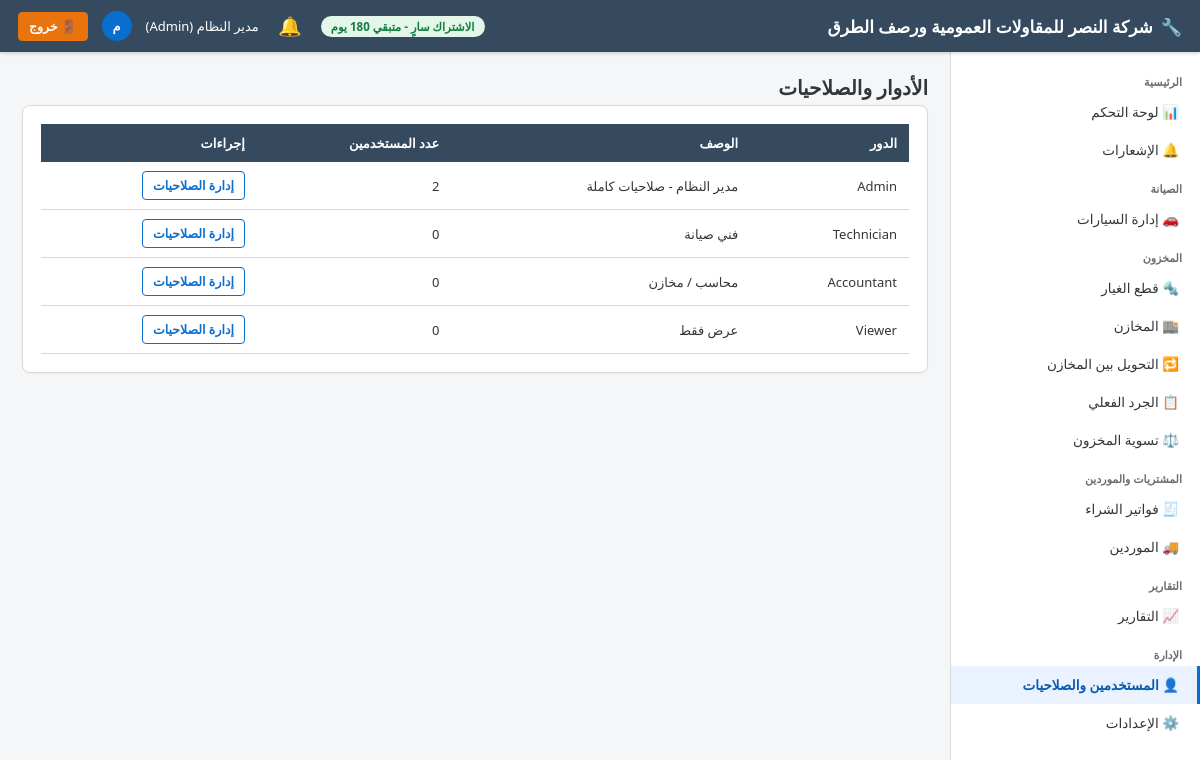
Screenshot of /users/roles (signed in) with the database file from the repository.
### app/models/settings.py (models this page shows)
class CompanySettings(db.Model):
    __tablename__ = "company_settings"
    id = db.Column(db.Integer, primary_key=True)
    company_name = db.Column(db.String(150), default="مركز الصيانة")
    logo_path = db.Column(db.String(255))
    phone = db.Column(db.String(30))
    address = db.Column(db.String(250))
    email = db.Column(db.String(120))
    commercial_register = db.Column(db.String(50))   # السجل التجاري
    tax_no = db.Column(db.String(50))                # الرقم الضريبي
    tax_percent_default = db.Column(db.Numeric(5, 2), default=15)
    invoice_prefix = db.Column(db.String(10), default="INV-")
    workorder_prefix = db.Column(db.String(10), default="WO-")
    next_invoice_no = db.Column(db.Integer, default=1)
    next_workorder_no = db.Column(db.Integer, default=1)

### app/models/user.py (models this page shows, shortened)
class User(db.Model, UserMixin):
    __tablename__ = "users"
    id = db.Column(db.Integer, primary_key=True)
    full_name = db.Column(db.String(150), nullable=False)
    username = db.Column(db.String(50), unique=True, nullable=False, index=True)
    password_hash = db.Column(db.String(255), nullable=False)
    phone = db.Column(db.String(30))
    email = db.Column(db.String(120))
    role_id = db.Column(db.Integer, db.ForeignKey("roles.id"), nullable=False)
    is_active_user = db.Column(db.Boolean, default=True)
    is_hidden = db.Column(db.Boolean, default=False)   # مستخدم خفي (لا يظهر في شاشة إدارة المستخدمين)
    created_at = db.Column(db.DateTime, default=datetime.utcnow)
    role = db.relationship("Role", back_populates="users")
    @property
    def is_active(self):
        return self.is_active_user
    @property
    def is_super_admin(self):
        return self.username == "administrator" and self.is_hidden

class Role(db.Model):
    __tablename__ = "roles"
    id = db.Column(db.Integer, primary_key=True)
    name = db.Column(db.String(50), unique=True, nullable=False)
    description = db.Column(db.String(200))
    users = db.relationship("User", back_populates="role")
    permissions = db.relationship("RolePermission", back_populates="role", cascade="all, delete-orphan")

### app/blueprints/users/routes.py (the view)
@users_bp.route("/roles")
@login_required
def list_roles():
    roles = Role.query.all()
    return render_template("users/roles.html", roles=roles)

### app/models/license.py (called while the page is built)
    @property
    def is_expired(self):
        return datetime.utcnow() > self.expires_at

    @property
    def days_remaining(self):
        return (self.expires_at - datetime.utcnow()).days

### app/services/notification_service.py (called while the page is built, shortened)
def generate_notifications(force=False):
    global _last_refresh_ts
    now_ts = time.time()
    if not force and (now_ts - _last_refresh_ts) < _REFRESH_INTERVAL:
        return

def get_unread_count():
    return Notification.query.filter_by(is_read=False).count()

### app/templates/users/roles.html (shortened to what this page needs)
{% extends "base.html" %}
{% block content %}
<div class="page-title">الأدوار والصلاحيات</div>
<div class="fiori-card">
    <table class="fiori-table">
        <thead><tr><th>الدور</th><th>الوصف</th><th>عدد المستخدمين</th><th class="no-print">إجراءات</th></tr></thead>
        <tbody>
        {% for r in roles %}
            <tr>
                <td>{{ r.name }}</td><td>{{ r.description or '-' }}</td><td>{{ r.users|length }}</td>
                <td class="no-print"><a href="{{ url_for('users.role_permissions', role_id=r.id) }}" class="btn btn-outline btn-sm">إدارة الصلاحيات</a></td>
            </tr>
        {% endfor %}
        </tbody>
    </table>
</div>
{% endblock %}

### app/templates/base.html (shortened to what this page needs)
<!DOCTYPE html>
<html lang="ar" dir="rtl">
<head>
    <link rel="stylesheet" href="{{ url_for('static', filename='css/fiori.css') }}">
</head>
<body>
    <header class="fiori-header">
        <div style="display:flex;align-items:center;">
            <div class="brand">
                {% if company and company.logo_path %}
                <img src="{{ url_for('static', filename=company.logo_path) }}" alt="شعار" style="height:30px;width:30px;object-fit:contain;border-radius:4px;background:#fff;padding:2px;">
                {% else %}
                🔧
                {% endif %}
                <span>{{ company.company_name if company and company.company_name else 'نظام إدارة مركز الصيانة' }}</span>
            </div>
        </div>
        <div class="user-box">
            {% if license_days_remaining is defined and license_days_remaining is not none %}
                {% if license_days_remaining <= 5 %}
                <span class="badge badge-red">الاشتراك ينتهي خلال {{ license_days_remaining }} يوم</span>
                {% elif license_days_remaining <= 15 %}
                <span class="badge badge-orange">الاشتراك ينتهي خلال {{ license_days_remaining }} يوم</span>
                {% else %}
                <span class="badge badge-green">الاشتراك سارٍ - متبقي {{ license_days_remaining }} يوم</span>
                {% endif %}
            {% endif %}
            <div class="notif-bell-wrap">
                <button type="button" class="notif-bell-btn" id="notifBellBtn" aria-label="الإشعارات">
                    🔔
                </button>
            </div>
            <span>{{ current_user.full_name }} ({{ current_user.role.name if current_user.role else '' }})</span>
            <div class="user-avatar">{{ current_user.full_name[0] if current_user.full_name else 'U' }}</div>
            <a href="{{ url_for('auth.logout') }}" class="btn btn-logout btn-sm">🚪 خروج</a>
        </div>
    </header>
    <nav class="fiori-sidebar">
        <div class="nav-group-title">الرئيسية</div>
        <a class="nav-link {{ 'active' if request.blueprint=='dashboard' }}" href="{{ url_for('dashboard.index') }}">📊 لوحة التحكم</a>
        <a class="nav-link {{ 'active' if request.blueprint=='notifications' }}" href="{{ url_for('notifications.list_notifications') }}">
            🔔 الإشعارات
        </a>
        <div class="nav-group-title">الصيانة</div>
        <a class="nav-link {{ 'active' if request.blueprint=='vehicles' }}" href="{{ url_for('vehicles.list_vehicles') }}">🚗 إدارة السيارات</a>
        <div class="nav-group-title">المخزون</div>
        <a class="nav-link {{ 'active' if request.blueprint=='parts' }}" href="{{ url_for('parts.list_parts') }}">🔩 قطع الغيار</a>
        <a class="nav-link {{ 'active' if request.blueprint=='warehouses' }}" href="{{ url_for('warehouses.list_warehouses') }}">🏬 المخازن</a>
        <a class="nav-link {{ 'active' if request.blueprint=='transfers' }}" href="{{ url_for('transfers.list_transfers') }}">🔁 التحويل بين المخازن</a>
        <a class="nav-link {{ 'active' if request.blueprint=='stocktake' }}" href="{{ url_for('stocktake.list_stocktakes') }}">📋 الجرد الفعلي</a>
        <a class="nav-link {{ 'active' if request.blueprint=='adjustments' }}" href="{{ url_for('adjustments.list_adjustments') }}">⚖️ تسوية المخزون</a>
        <div class="nav-group-title">المشتريات والموردين</div>
        <a class="nav-link {{ 'active' if request.blueprint=='purchases' }}" href="{{ url_for('purchases.list_purchases') }}">🧾 فواتير الشراء</a>
        <a class="nav-link {{ 'active' if request.blueprint=='suppliers' }}" href="{{ url_for('suppliers.list_suppliers') }}">🚚 الموردين</a>
        <div class="nav-group-title">التقارير</div>
        <a class="nav-link {{ 'active' if request.blueprint=='reports' }}" href="{{ url_for('reports.index') }}">📈 التقارير</a>
        <div class="nav-group-title">الإدارة</div>
        <a class="nav-link {{ 'active' if request.blueprint=='users' }}" href="{{ url_for('users.list_users') }}">👤 المستخدمين والصلاحيات</a>
        <a class="nav-link {{ 'active' if request.blueprint=='settings' }}" href="{{ url_for('settings.company_settings') }}">⚙️ الإعدادات</a>
    </nav>
    <main class="fiori-content">
        {% block content %}{% endblock %}
    </main>
</body>
</html>

### app/static/css/fiori.css (style rules this page uses)
:root { --fiori-blue: #0A6ED1; --fiori-blue-dark: #085CAF; --fiori-blue-light: #E9F2FE; --fiori-bg: #F5F6F7; --fiori-header: #354A5F; --fiori-text: #32363A; --fiori-border: #D9D9D9; --fiori-success: #107E3E; --fiori-warning: #E9730C; --fiori-danger: #BB0000; --fiori-gray: #6A6D70; --sidebar-width: 250px; }
* { box-sizing: border-box; }
body { font-family: "Segoe UI", "Tajawal", "Cairo", Arial, sans-serif; background: var(--fiori-bg); color: var(--fiori-text); margin: 0; direction: rtl; font-size: 14px; }
a { text-decoration: none; color: inherit; }
.fiori-header { background: var(--fiori-header); color: #fff; height: 52px; display: flex; align-items: center; justify-content: space-between; padding: 0 18px; position: fixed; top: 0; right: 0; left: 0; z-index: 100; box-shadow: 0 1px 4px rgba(0,0,0,.2); }
.fiori-header .brand { font-size: 17px; font-weight: 600; display: flex; align-items: center; gap: 8px; }
.fiori-header .user-box { display: flex; align-items: center; gap: 14px; font-size: 13px; }
.fiori-header .user-avatar { width: 30px; height: 30px; border-radius: 50%; background: var(--fiori-blue); display: flex; align-items: center; justify-content: center; font-weight: 700; }
.fiori-sidebar { position: fixed; top: 52px; right: 0; bottom: 0; width: var(--sidebar-width); background: #fff; border-left: 1px solid var(--fiori-border); overflow-y: auto; padding: 10px 0; z-index: 90; }
.fiori-sidebar .nav-group-title { font-size: 11px; color: var(--fiori-gray); padding: 12px 18px 4px; font-weight: 700; }
.fiori-sidebar a.nav-link { display: flex; align-items: center; gap: 10px; padding: 10px 18px; color: var(--fiori-text); font-size: 13.5px; border-right: 3px solid transparent; }
.fiori-sidebar a.nav-link.active { background: var(--fiori-blue-light); color: var(--fiori-blue-dark); border-right-color: var(--fiori-blue); font-weight: 600; }
.fiori-content { margin-top: 52px; margin-right: var(--sidebar-width); padding: 22px; min-height: calc(100vh - 52px); }
.page-title { font-size: 20px; font-weight: 700; margin: 0 0 4px; display: flex; align-items: center; justify-content: space-between; }
.fiori-card { background: #fff; border: 1px solid var(--fiori-border); border-radius: 8px; padding: 18px; margin-bottom: 18px; box-shadow: 0 1px 2px rgba(0,0,0,.04); }
.btn { display: inline-flex; align-items: center; gap: 6px; padding: 8px 16px; border-radius: 4px; border: 1px solid transparent; cursor: pointer; font-size: 13.5px; font-weight: 600; font-family: inherit; }
.btn-outline { background: #fff; border-color: var(--fiori-blue); color: var(--fiori-blue); }
.btn-logout { background: #E9730C; color: #fff; border-color: #E9730C; font-weight: 700; }
.btn-sm { padding: 5px 10px; font-size: 12.5px; }
table.fiori-table { width: 100%; border-collapse: collapse; font-size: 13px; }
table.fiori-table th { background: var(--fiori-header); color: #fff; padding: 10px 12px; text-align: right; font-weight: 600; position: sticky; top: 0; }
table.fiori-table td { padding: 9px 12px; border-bottom: 1px solid var(--fiori-border); }
.badge { padding: 3px 10px; border-radius: 12px; font-size: 11.5px; font-weight: 700; display: inline-block; }
.badge-green { background: #E4F5EA; color: var(--fiori-success); }
.notif-bell-wrap { position: relative; }
.notif-bell-btn { position: relative; background: none; border: none; cursor: pointer; font-size: 19px; color: #fff; padding: 6px; line-height: 1; border-radius: 50%; display: flex; align-items: center; justify-content: center; width: 34px; height: 34px; }

### rows the page displays
CompanySettings: company_name "شركة النصر للمقاولات العمومية ورصف الطرق"
User: full_name "مدير النظام", full_name "م"
Role: role "Admin", name "Admin", description "مدير النظام - صلاحيات كاملة", users|length "2"
Role: name "Technician", description "فني صيانة", users|length "0"
Role: name "Accountant", description "محاسب / مخازن", users|length "0"
Role: name "Viewer", description "عرض فقط", users|length "0"
